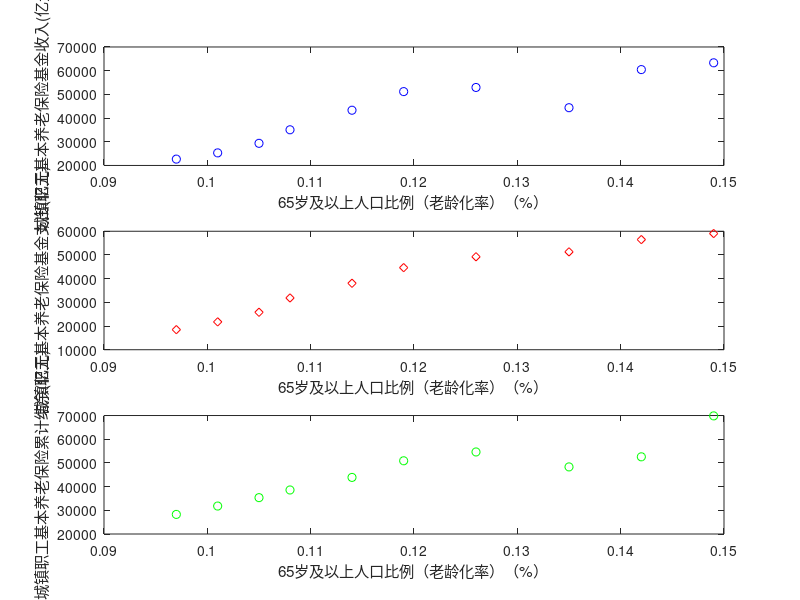

Write the MATLAB code that produced this figure. (Note: this script raises an error after producing the figure.)
aging = [0.0970, 0.1010, 0.1050, 0.1080, 0.1140, 0.1190, 0.1260, 0.1350, 0.1420, 0.1490];
rev = [22680.4, 25309.7, 29340.9, 35057.5, 43309.6, 51167.6, 52918.8, 44375.7, 60454.7, 63324.0];
exp = [18470.4, 21754.7, 25812.7, 31853.8, 38051.5, 44644.9, 49228, 51301.4, 56481.5, 59035];
bal = [28269.2, 31800, 35344.8, 38580, 43884.6, 50901.3, 54623.3, 48316.6, 52573.6, 69851];
% 绘制散点图
figure
subplot(3,1,1)
plot(aging, rev, 'bo')
xlabel('65岁及以上人口比例（老龄化率）（%）')
ylabel('城镇职工基本养老保险基金收入(亿元)')
subplot(3,1,2)
plot(aging, exp, 'rd')
xlabel('65岁及以上人口比例（老龄化率）（%）')
ylabel('城镇职工基本养老保险基金支出(亿元)')
subplot(3,1,3)
plot(aging, bal, 'go')
xlabel('65岁及以上人口比例（老龄化率）（%）')
ylabel('城镇职工基本养老保险累计结余(亿元)')
%计算皮尔逊相关系数
[r1, p1] = corr(aging', rev')
[r2, p2] = corr(aging', exp')
[r3, p3] = corr(aging', bal')